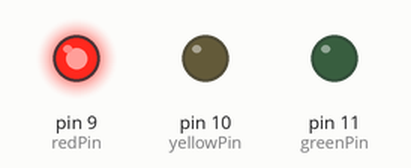
This sketch was run on a simulated Arduino Uno, built with avr-gcc and run on an emulated ATmega328P. Parts: output pins drawn as LEDs (lit = HIGH).

Above: at 1.5 s.
At 4.0 s:
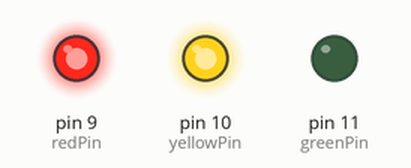
At 6.5 s:
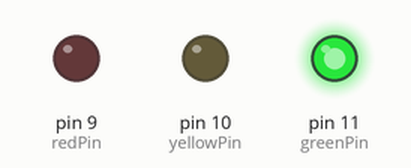
At 9.5 s:
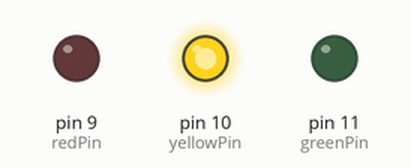
Timing chart, 0 to 14.3 s (numbered marks = the images above):
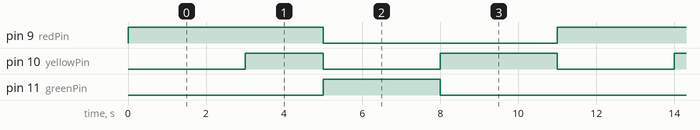

The sketch:

TrafficLights.ino
```cpp
// project 3 - Traffic lights

int ledDelay = 3000;
int redPin = 9;
int yellowPin = 10;
int greenPin = 11;

void setup(){
    pinMode(redPin, OUTPUT);
    pinMode(yellowPin, OUTPUT);
    pinMode(greenPin, OUTPUT);
}

void loop(){
    digitalWrite(redPin, HIGH); // turn the red light on
    delay(ledDelay);            // wait 4 seconds

    digitalWrite(yellowPin, HIGH); // turn the yellow light on
    delay(2000);                   // wait 2 seconds

    digitalWrite(greenPin, HIGH); // turn the green light on
    digitalWrite(redPin, LOW);    // turn the red light off
    digitalWrite(yellowPin, LOW); // turn the yellow light off
    delay(ledDelay);              // wait 4 seconds

    digitalWrite(yellowPin, HIGH); // turn the yellow light on
    digitalWrite(greenPin, LOW);   // turn the green light off
    delay(ledDelay);               // wait 4 seconds

    digitalWrite(yellowPin, LOW);
    // now the loop repeats
}
```

Measured:
- by itself, pin 9 (redPin): alternates HIGH for 5.0 s and LOW for 6.0 s
- by itself, pin 10 (yellowPin): repeats every 11.0 s: LOW 3.0 s, HIGH 3.0 s, LOW 3.0 s, HIGH 2.0 s
- by itself, pin 11 (greenPin): alternates HIGH for 3.0 s and LOW for 8.0 s
